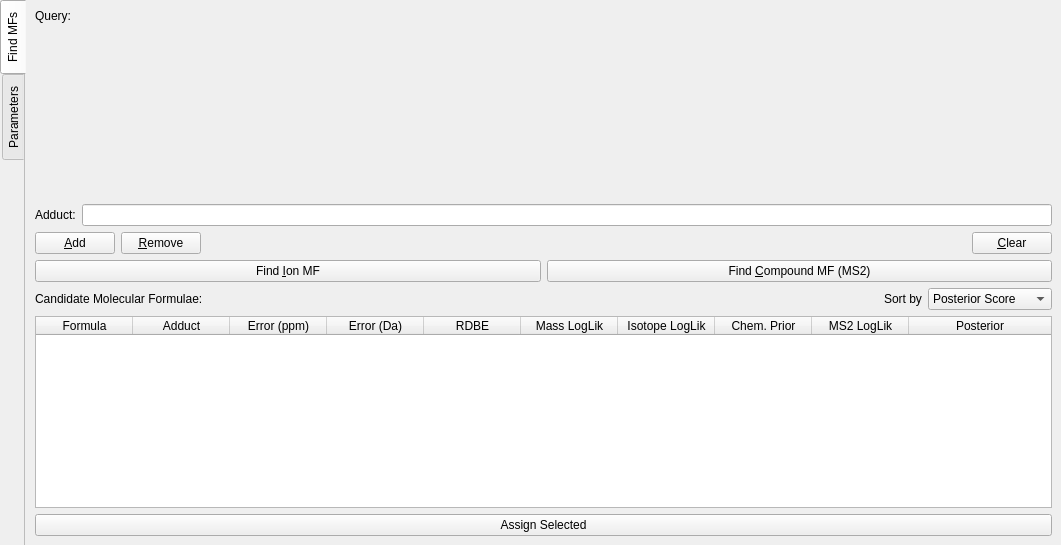
<?xml version="1.0" encoding="UTF-8"?>
<ui version="4.0">
 <class>Form</class>
 <widget class="QWidget" name="Form">
  <property name="windowModality">
   <enum>Qt::NonModal</enum>
  </property>
  <property name="geometry">
   <rect>
    <x>0</x>
    <y>0</y>
    <width>1061</width>
    <height>545</height>
   </rect>
  </property>
  <property name="windowTitle">
   <string>Form</string>
  </property>
  <layout class="QVBoxLayout" name="verticalLayout_3">
   <property name="spacing">
    <number>0</number>
   </property>
   <property name="leftMargin">
    <number>0</number>
   </property>
   <property name="topMargin">
    <number>0</number>
   </property>
   <property name="rightMargin">
    <number>0</number>
   </property>
   <property name="bottomMargin">
    <number>0</number>
   </property>
   <item>
    <layout class="QVBoxLayout" name="verticalLayout">
     <property name="spacing">
      <number>0</number>
     </property>
     <property name="bottomMargin">
      <number>0</number>
     </property>
     <item>
      <widget class="QTabWidget" name="tabWidget">
       <property name="tabPosition">
        <enum>QTabWidget::West</enum>
       </property>
       <property name="currentIndex">
        <number>0</number>
       </property>
       <property name="documentMode">
        <bool>true</bool>
       </property>
       <property name="tabsClosable">
        <bool>false</bool>
       </property>
       <widget class="QWidget" name="tab">
        <attribute name="title">
         <string>Find MFs</string>
        </attribute>
        <layout class="QVBoxLayout" name="verticalLayout_4">
         <item>
          <widget class="QLabel" name="label">
           <property name="text">
            <string>Query:</string>
           </property>
          </widget>
         </item>
         <item>
          <widget class="FormulaFinderInputTable" name="tableInput" native="true">
           <property name="sizePolicy">
            <sizepolicy hsizetype="Preferred" vsizetype="MinimumExpanding">
             <horstretch>0</horstretch>
             <verstretch>0</verstretch>
            </sizepolicy>
           </property>
           <property name="maximumSize">
            <size>
             <width>16777215</width>
             <height>200</height>
            </size>
           </property>
          </widget>
         </item>
         <item>
          <layout class="QHBoxLayout" name="horizontalLayout_5">
           <property name="topMargin">
            <number>0</number>
           </property>
           <item>
            <widget class="QLabel" name="label_22">
             <property name="text">
              <string>Adduct:</string>
             </property>
            </widget>
           </item>
           <item>
            <widget class="QLineEdit" name="lineAdduct"/>
           </item>
          </layout>
         </item>
         <item>
          <layout class="QHBoxLayout" name="horizontalLayout">
           <property name="bottomMargin">
            <number>0</number>
           </property>
           <item>
            <widget class="QPushButton" name="btnAddSignal">
             <property name="text">
              <string>&amp;Add</string>
             </property>
            </widget>
           </item>
           <item>
            <widget class="QPushButton" name="btnRemoveSignal">
             <property name="text">
              <string>&amp;Remove</string>
             </property>
            </widget>
           </item>
           <item>
            <spacer name="horizontalSpacer">
             <property name="orientation">
              <enum>Qt::Horizontal</enum>
             </property>
             <property name="sizeHint" stdset="0">
              <size>
               <width>40</width>
               <height>20</height>
              </size>
             </property>
            </spacer>
           </item>
           <item>
            <widget class="QPushButton" name="btnClearSignals">
             <property name="text">
              <string>&amp;Clear</string>
             </property>
            </widget>
           </item>
          </layout>
         </item>
         <item>
          <layout class="QHBoxLayout" name="horizontalLayout_6">
           <property name="bottomMargin">
            <number>0</number>
           </property>
           <item>
            <widget class="QPushButton" name="btnFindIonMF">
             <property name="text">
              <string>Find &amp;Ion MF</string>
             </property>
            </widget>
           </item>
           <item>
            <widget class="QPushButton" name="btnFindCmpdMF">
             <property name="text">
              <string>Find &amp;Compound MF (MS2)</string>
             </property>
            </widget>
           </item>
          </layout>
         </item>
         <item>
          <layout class="QHBoxLayout" name="horizontalLayout_3">
           <property name="bottomMargin">
            <number>0</number>
           </property>
           <item>
            <widget class="QLabel" name="label_2">
             <property name="text">
              <string>Candidate Molecular Formulae:</string>
             </property>
            </widget>
           </item>
           <item>
            <spacer name="horizontalSpacer_2">
             <property name="orientation">
              <enum>Qt::Horizontal</enum>
             </property>
             <property name="sizeHint" stdset="0">
              <size>
               <width>40</width>
               <height>20</height>
              </size>
             </property>
            </spacer>
           </item>
           <item>
            <widget class="QLabel" name="label_14">
             <property name="text">
              <string>Sort by</string>
             </property>
            </widget>
           </item>
           <item>
            <widget class="QComboBox" name="comboSortBy">
             <item>
              <property name="text">
               <string>Posterior Score</string>
              </property>
             </item>
             <item>
              <property name="text">
               <string>Mass Error</string>
              </property>
             </item>
             <item>
              <property name="text">
               <string>Isotope Envelope</string>
              </property>
             </item>
             <item>
              <property name="text">
               <string>Chemical Prior</string>
              </property>
             </item>
            </widget>
           </item>
          </layout>
         </item>
         <item>
          <widget class="QTableWidget" name="tableResults">
           <property name="verticalScrollBarPolicy">
            <enum>Qt::ScrollBarAsNeeded</enum>
           </property>
           <property name="horizontalScrollBarPolicy">
            <enum>Qt::ScrollBarAsNeeded</enum>
           </property>
           <property name="sizeAdjustPolicy">
            <enum>QAbstractScrollArea::AdjustIgnored</enum>
           </property>
           <property name="editTriggers">
            <set>QAbstractItemView::NoEditTriggers</set>
           </property>
           <property name="alternatingRowColors">
            <bool>true</bool>
           </property>
           <property name="selectionBehavior">
            <enum>QAbstractItemView::SelectRows</enum>
           </property>
           <property name="sortingEnabled">
            <bool>false</bool>
           </property>
           <attribute name="horizontalHeaderCascadingSectionResizes">
            <bool>true</bool>
           </attribute>
           <attribute name="horizontalHeaderMinimumSectionSize">
            <number>18</number>
           </attribute>
           <attribute name="horizontalHeaderDefaultSectionSize">
            <number>97</number>
           </attribute>
           <attribute name="horizontalHeaderHighlightSections">
            <bool>false</bool>
           </attribute>
           <attribute name="horizontalHeaderShowSortIndicator" stdset="0">
            <bool>false</bool>
           </attribute>
           <attribute name="horizontalHeaderStretchLastSection">
            <bool>true</bool>
           </attribute>
           <column>
            <property name="text">
             <string>Formula</string>
            </property>
           </column>
           <column>
            <property name="text">
             <string>Adduct</string>
            </property>
           </column>
           <column>
            <property name="text">
             <string>Error (ppm)</string>
            </property>
           </column>
           <column>
            <property name="text">
             <string>Error (Da)</string>
            </property>
           </column>
           <column>
            <property name="text">
             <string>RDBE</string>
            </property>
           </column>
           <column>
            <property name="text">
             <string>Mass LogLik</string>
            </property>
           </column>
           <column>
            <property name="text">
             <string>Isotope LogLik</string>
            </property>
           </column>
           <column>
            <property name="text">
             <string>Chem. Prior</string>
            </property>
           </column>
           <column>
            <property name="text">
             <string>MS2 LogLik</string>
            </property>
           </column>
           <column>
            <property name="text">
             <string>Posterior</string>
            </property>
           </column>
          </widget>
         </item>
         <item>
          <widget class="QPushButton" name="btnAssignSelected">
           <property name="text">
            <string>Assign Selected</string>
           </property>
          </widget>
         </item>
        </layout>
       </widget>
       <widget class="QWidget" name="tab_2">
        <attribute name="title">
         <string>Parameters</string>
        </attribute>
        <layout class="QVBoxLayout" name="verticalLayout_5">
         <item>
          <layout class="QVBoxLayout" name="verticalLayout_6">
           <item>
            <layout class="QFormLayout" name="formLayout">
             <item row="0" column="0">
              <widget class="QLabel" name="label_3">
               <property name="text">
                <string>Element Set</string>
               </property>
              </widget>
             </item>
             <item row="0" column="1">
              <widget class="QComboBox" name="comboElementSet">
               <item>
                <property name="text">
                 <string>CHNOPS</string>
                </property>
               </item>
               <item>
                <property name="text">
                 <string>CHNOPS + Halogens</string>
                </property>
               </item>
              </widget>
             </item>
             <item row="1" column="0">
              <widget class="QLabel" name="label_4">
               <property name="text">
                <string>Charge</string>
               </property>
              </widget>
             </item>
             <item row="1" column="1">
              <widget class="QSpinBox" name="spinCharge">
               <property name="minimum">
                <number>-5</number>
               </property>
               <property name="maximum">
                <number>5</number>
               </property>
              </widget>
             </item>
             <item row="2" column="0">
              <widget class="QLabel" name="label_7">
               <property name="text">
                <string>Min. Elements</string>
               </property>
              </widget>
             </item>
             <item row="2" column="1">
              <widget class="QLineEdit" name="lineMinCounts"/>
             </item>
             <item row="3" column="0">
              <widget class="QLabel" name="label_8">
               <property name="text">
                <string>Max. Elements</string>
               </property>
              </widget>
             </item>
             <item row="3" column="1">
              <widget class="QLineEdit" name="lineMaxCounts"/>
             </item>
             <item row="4" column="0">
              <widget class="QLabel" name="label_9">
               <property name="text">
                <string>RDBE Range</string>
               </property>
              </widget>
             </item>
             <item row="4" column="1">
              <layout class="QHBoxLayout" name="horizontalLayout_2">
               <item>
                <widget class="QDoubleSpinBox" name="spinRDBEMin">
                 <property name="decimals">
                  <number>1</number>
                 </property>
                 <property name="minimum">
                  <double>-2.000000000000000</double>
                 </property>
                 <property name="maximum">
                  <double>9999.000000000000000</double>
                 </property>
                </widget>
               </item>
               <item>
                <widget class="QDoubleSpinBox" name="spinRDBEMax">
                 <property name="decimals">
                  <number>1</number>
                 </property>
                 <property name="minimum">
                  <double>-2.000000000000000</double>
                 </property>
                 <property name="maximum">
                  <double>9999.000000000000000</double>
                 </property>
                </widget>
               </item>
              </layout>
             </item>
             <item row="5" column="0">
              <widget class="QLabel" name="label_10">
               <property name="text">
                <string>Check</string>
               </property>
              </widget>
             </item>
             <item row="5" column="1">
              <widget class="QCheckBox" name="checkOctet">
               <property name="text">
                <string>Passes Octet Rule</string>
               </property>
              </widget>
             </item>
            </layout>
           </item>
           <item>
            <widget class="Line" name="line">
             <property name="orientation">
              <enum>Qt::Horizontal</enum>
             </property>
            </widget>
           </item>
           <item>
            <layout class="QHBoxLayout" name="horizontalLayout_4">
             <property name="bottomMargin">
              <number>0</number>
             </property>
             <item>
              <widget class="QGroupBox" name="groupBox_2">
               <property name="title">
                <string>Mass Error Log Likelihood</string>
               </property>
               <layout class="QGridLayout" name="gridLayout_2">
                <item row="1" column="1">
                 <widget class="QDoubleSpinBox" name="spinMassErrorWeight"/>
                </item>
                <item row="0" column="0">
                 <widget class="QLabel" name="label_17">
                  <property name="text">
                   <string>Error (3σ)</string>
                  </property>
                 </widget>
                </item>
                <item row="0" column="2">
                 <widget class="QDoubleSpinBox" name="spinMassErrorDa">
                  <property name="suffix">
                   <string> Da</string>
                  </property>
                  <property name="decimals">
                   <number>4</number>
                  </property>
                  <property name="maximum">
                   <double>0.900000000000000</double>
                  </property>
                  <property name="singleStep">
                   <double>0.010000000000000</double>
                  </property>
                 </widget>
                </item>
                <item row="0" column="1">
                 <widget class="QDoubleSpinBox" name="spinMassErrorPpm">
                  <property name="suffix">
                   <string> ppm</string>
                  </property>
                  <property name="decimals">
                   <number>1</number>
                  </property>
                  <property name="maximum">
                   <double>999999.000000000000000</double>
                  </property>
                  <property name="singleStep">
                   <double>1.000000000000000</double>
                  </property>
                 </widget>
                </item>
                <item row="1" column="0">
                 <widget class="QLabel" name="label_18">
                  <property name="text">
                   <string>Weight</string>
                  </property>
                 </widget>
                </item>
                <item row="2" column="0">
                 <spacer name="verticalSpacer_2">
                  <property name="orientation">
                   <enum>Qt::Vertical</enum>
                  </property>
                  <property name="sizeHint" stdset="0">
                   <size>
                    <width>20</width>
                    <height>40</height>
                   </size>
                  </property>
                 </spacer>
                </item>
               </layout>
              </widget>
             </item>
             <item>
              <widget class="QGroupBox" name="groupBox">
               <property name="title">
                <string>Isotope Envelope Log Likelihood</string>
               </property>
               <layout class="QGridLayout" name="gridLayout">
                <item row="2" column="1">
                 <widget class="QDoubleSpinBox" name="spinIsotopeMinRelIntsy"/>
                </item>
                <item row="3" column="1">
                 <widget class="QDoubleSpinBox" name="spinIsotopeWeight"/>
                </item>
                <item row="2" column="0">
                 <widget class="QLabel" name="label_15">
                  <property name="text">
                   <string>Min. Rel. Intsy</string>
                  </property>
                 </widget>
                </item>
                <item row="3" column="0">
                 <widget class="QLabel" name="label_16">
                  <property name="text">
                   <string>Weight</string>
                  </property>
                 </widget>
                </item>
                <item row="1" column="0">
                 <widget class="QLabel" name="label_12">
                  <property name="text">
                   <string>Error (3σ)</string>
                  </property>
                 </widget>
                </item>
                <item row="0" column="0">
                 <widget class="QLabel" name="label_11">
                  <property name="text">
                   <string>Match Tol.</string>
                  </property>
                 </widget>
                </item>
                <item row="1" column="1">
                 <widget class="QDoubleSpinBox" name="spinIsotopeErrorPpm">
                  <property name="suffix">
                   <string> ppm</string>
                  </property>
                 </widget>
                </item>
                <item row="0" column="1">
                 <widget class="QDoubleSpinBox" name="spinIsotopeMatchTolDa">
                  <property name="suffix">
                   <string> Da</string>
                  </property>
                  <property name="decimals">
                   <number>4</number>
                  </property>
                  <property name="maximum">
                   <double>0.900000000000000</double>
                  </property>
                  <property name="singleStep">
                   <double>0.010000000000000</double>
                  </property>
                 </widget>
                </item>
               </layout>
              </widget>
             </item>
             <item>
              <widget class="QGroupBox" name="groupBox_3">
               <property name="title">
                <string>Chemical Prior</string>
               </property>
               <layout class="QGridLayout" name="gridLayout_3">
                <item row="0" column="1">
                 <widget class="QLineEdit" name="lineEdit">
                  <property name="enabled">
                   <bool>true</bool>
                  </property>
                  <property name="text">
                   <string>COCONUT</string>
                  </property>
                  <property name="readOnly">
                   <bool>true</bool>
                  </property>
                 </widget>
                </item>
                <item row="4" column="0">
                 <spacer name="verticalSpacer_3">
                  <property name="orientation">
                   <enum>Qt::Vertical</enum>
                  </property>
                  <property name="sizeHint" stdset="0">
                   <size>
                    <width>20</width>
                    <height>40</height>
                   </size>
                  </property>
                 </spacer>
                </item>
                <item row="2" column="0">
                 <widget class="QLabel" name="label_13">
                  <property name="text">
                   <string>Strength</string>
                  </property>
                 </widget>
                </item>
                <item row="1" column="1">
                 <widget class="QDoubleSpinBox" name="spinChemPriorWeight">
                  <property name="enabled">
                   <bool>true</bool>
                  </property>
                 </widget>
                </item>
                <item row="1" column="0">
                 <widget class="QLabel" name="label_5">
                  <property name="text">
                   <string>Weight</string>
                  </property>
                 </widget>
                </item>
                <item row="0" column="0">
                 <widget class="QLabel" name="label_6">
                  <property name="text">
                   <string>Corpus</string>
                  </property>
                 </widget>
                </item>
                <item row="3" column="0">
                 <widget class="QLabel" name="label_19">
                  <property name="text">
                   <string>Softness</string>
                  </property>
                 </widget>
                </item>
                <item row="2" column="1">
                 <widget class="QDoubleSpinBox" name="spinChemPriorStrength"/>
                </item>
                <item row="3" column="1">
                 <widget class="QDoubleSpinBox" name="spinChemPriorSoftness"/>
                </item>
               </layout>
              </widget>
             </item>
             <item>
              <widget class="QGroupBox" name="groupBox_4">
               <property name="title">
                <string>MS2 (MistNet)</string>
               </property>
               <layout class="QGridLayout" name="gridLayout_4">
                <item row="2" column="1">
                 <widget class="QCheckBox" name="checkBoxAcheckAutodetectHalogens">
                  <property name="text">
                   <string/>
                  </property>
                 </widget>
                </item>
                <item row="0" column="0">
                 <widget class="QLabel" name="label_20">
                  <property name="text">
                   <string>Weight</string>
                  </property>
                 </widget>
                </item>
                <item row="0" column="1">
                 <widget class="QDoubleSpinBox" name="doubleSpinMs2Weight"/>
                </item>
                <item row="1" column="0">
                 <widget class="QLabel" name="label_21">
                  <property name="text">
                   <string>Instrument</string>
                  </property>
                 </widget>
                </item>
                <item row="1" column="1">
                 <widget class="QComboBox" name="comboInstrument"/>
                </item>
                <item row="2" column="0">
                 <widget class="QLabel" name="label_23">
                  <property name="text">
                   <string>Auto-detect Halogen</string>
                  </property>
                 </widget>
                </item>
                <item row="3" column="0">
                 <widget class="QLabel" name="label_24">
                  <property name="text">
                   <string>Top N</string>
                  </property>
                 </widget>
                </item>
                <item row="3" column="1">
                 <widget class="QSpinBox" name="spinTopN"/>
                </item>
               </layout>
              </widget>
             </item>
            </layout>
           </item>
           <item>
            <spacer name="verticalSpacer">
             <property name="orientation">
              <enum>Qt::Vertical</enum>
             </property>
             <property name="sizeHint" stdset="0">
              <size>
               <width>20</width>
               <height>40</height>
              </size>
             </property>
            </spacer>
           </item>
           <item>
            <widget class="QDialogButtonBox" name="btnConfigBox">
             <property name="contextMenuPolicy">
              <enum>Qt::DefaultContextMenu</enum>
             </property>
             <property name="standardButtons">
              <set>QDialogButtonBox::Reset|QDialogButtonBox::RestoreDefaults|QDialogButtonBox::Save</set>
             </property>
             <property name="centerButtons">
              <bool>true</bool>
             </property>
            </widget>
           </item>
          </layout>
         </item>
        </layout>
       </widget>
      </widget>
     </item>
    </layout>
   </item>
  </layout>
 </widget>
 <customwidgets>
  <customwidget>
   <class>FormulaFinderInputTable</class>
   <extends>QWidget</extends>
   <header>gui.dialogues.formula_finder.tables</header>
   <container>1</container>
  </customwidget>
 </customwidgets>
 <tabstops>
  <tabstop>btnAddSignal</tabstop>
  <tabstop>btnRemoveSignal</tabstop>
  <tabstop>btnClearSignals</tabstop>
 </tabstops>
 <resources/>
 <connections/>
</ui>
